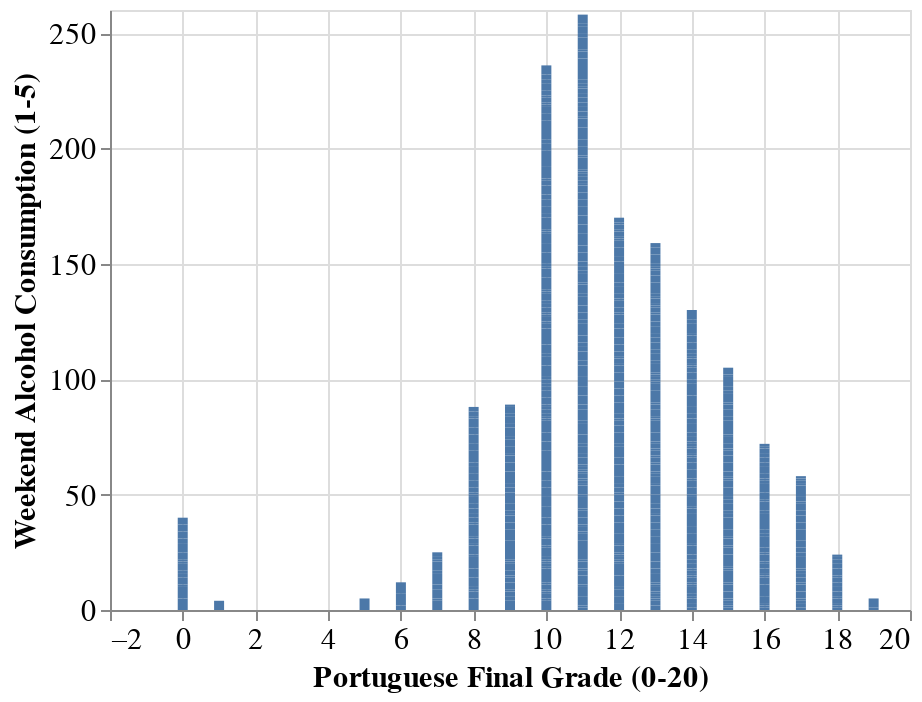

The notebook cell saved with this chart:
### Markdown cell above
#### Contextual Plot 1

### Code cell
hist1_por = alt.Chart(por_df).mark_bar().encode(alt.X('G3:Q', axis=alt.Axis(title='Portuguese Final Grade (0-20)')),
                                                alt.Y('Walc:Q', axis=alt.Axis(title='Weekend Alcohol Consumption (1-5)')),
                                                tooltip=['G3:Q', 'Walc:Q']
                                               ).configure_axis(labelFontSize=15,titleFontSize=15)
hist1_por

### Figure 1 — Vega-Lite specification as saved in the notebook (floating-point values rounded to 4 significant figures; data arrays with more than 128 entries replaced by an {"elided": "..."} marker saying what was removed)
{"config": {"view": {"continuousWidth": 400, "continuousHeight": 300}, "axis": {"labelFontSize": 15, "titleFontSize": 15}}, "data": {"name": "data-2598c03e4b3391988ca14a0c16e86572"}, "mark": "bar", "encoding": {"tooltip": [{"field": "G3", "type": "quantitative"}, {"field": "Walc", "type": "quantitative"}], "x": {"axis": {"title": "Portuguese Final Grade (0-20)"}, "field": "G3", "type": "quantitative"}, "y": {"axis": {"title": "Weekend Alcohol Consumption (1-5)"}, "field": "Walc", "type": "quantitative"}}, "$schema": "https://vega.github.io/schema/vega-lite/v4.17.0.json", "datasets": {"data-2598c03e4b3391988ca14a0c16e86572": {"elided": "649 records"}}}
